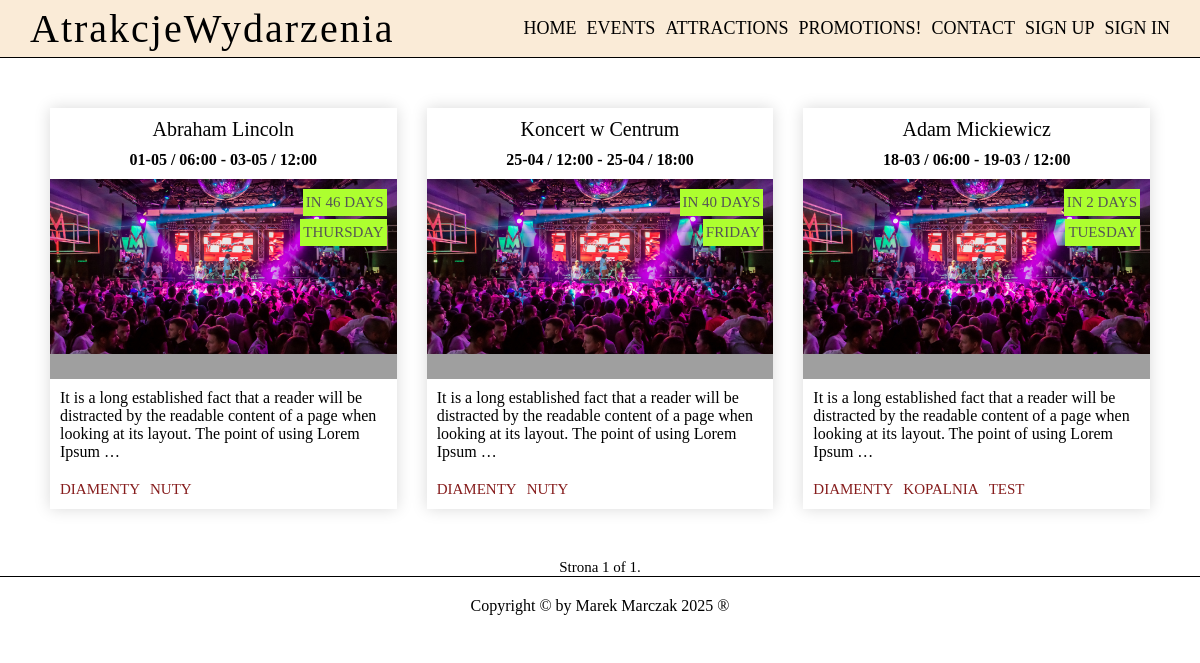
Screenshot of /events/ with the database file from the repository.
### mainapp/models.py (models this page shows, shortened)
class Event(models.Model):
    class Status(models.TextChoices):
        DRAFT = 'DF', 'Draft'
        PUBLISHED = 'PB', 'Published'
    class PubPriv(models.TextChoices):
        PUBLIC = 'PB', 'Public'
        PRIVATE = 'PV', 'Private'
    name = models.CharField(max_length=200)
    slug = models.SlugField(max_length=200)
    city = models.CharField(max_length=70, null=False, blank=False)
    country = models.CharField(max_length=70)
    longitude = models.FloatField(default=111.111)
    latitude = models.FloatField(default=111.111)
    description = models.TextField(max_length=3000)
    publish = models.DateTimeField(default=timezone.now)
    created_on = models.DateTimeField(auto_now_add=True)
    updated_on = models.DateTimeField(auto_now=True)
    start_date = models.DateTimeField(default=timezone.now)
    end_date = models.DateTimeField(default=timezone.now)
    status = models.CharField(max_length=2, choices=Status.choices, default=Status.DRAFT)
    public_private = models.CharField(max_length=2, choices=PubPriv.choices, default=PubPriv.PUBLIC)
    created_by = models.ForeignKey(User, on_delete=models.CASCADE, related_name='event_posts')
    tags = TaggableManager()
    objects = models.Manager() # default manager
    published = PublishedManager() # non standard manager
    class Meta:
        ordering = ['-publish']
        indexes = [
            models.Index(fields=['-publish']),
        ]
    def get_absolute_url(self):
        return reverse("mainapp:event_details", kwargs={"pk": self.pk})

### mainapp/views.py (the view)
# urls.py: path('events/', views.events, name='events'),
def events(request, tag_slug=None):
    templateFileName = 'mainapp/events/events.html'
    events_list = Event.published.all()
    paginator = Paginator(events_list, 3)
    page_number = request.GET.get('page', 1)
    events = paginator.page(page_number)
    tag = None
    time_now = timezone.now
    if tag_slug:
        tag = get_object_or_404(Tag, slug=tag_slug)
        events = events_list.filter(tags__in=[tag])
    context = {
        'events': events,
        'tag': tag,
        'time_now': time_now,
    }
    return render(request, templateFileName, context)

### mainapp/models.py (called while the page is built)
    def get_queryset(self):
        return super().get_queryset().filter(status=Event.Status.PUBLISHED)

### mainapp/templatetags/mainapp_tags.py (called while the page is built)
@register.simple_tag
def substract(a, b):
    return int(a) - int(b)

### mainapp/templates/mainapp/events/events.html (shortened to what this page needs)
{% extends "mainapp/base.html" %}
{% load static %}
{% load mainapp_tags %}
{%block content %}
<div class="events">
	{% for event in events %}
	<div class="events__event">
		<a href="{{event.get_absolute_url }}">
			<div class="events__event__top">
				<p class="events__event__top__title">{{ event.name }}</p>
				{% if event.start_date.date|date:'Y' == time_now.date|date:'Y' %}
					<span class="events__event__top__date">{{ event.start_date|date:'d-m / H:i' }} - {{event.end_date|date:'d-m / H:i'}}</span>
				{% else %}
					<span class="events__event__top__date">{{ event.start_date|date:'d-m-Y - H:i' }} / {{event.end_date|date:'d-m-Y - H:i'}}</span>
				{% endif %}
			</div>
			<div class="events__event__img">
				<img src="{% static 'images/klub.jpg' %}" alt="">
				<span class="events__event__timeuntil">IN {% substract event.start_date.date|date:'z' time_now.date|date:'z' %} DAYS</span>
				<span class="events__event__monthday">{{ event.start_date.date|date:'l' }}</span>
			</div>
			<p class="events__event__description">
				{{ event.description|truncatewords_html:30 }}
			</p>
		</a>
		<div class="events__event__tags">
			{% for tag in event.tags.all %}
				<a href="{% url 'mainapp:events_by_tag' tag.slug %}">{{ tag.name }}</a>
			{% endfor %}
		</div>
	</div>
	{% endfor %}
</div>
{% include "mainapp/pagination.html" with page=events %}
{% endblock content %}

### mainapp/templates/mainapp/base.html (shortened to what this page needs)
<!DOCTYPE html>
{% load static %}
<html lang="en">
<head>
    <link rel="stylesheet" href="{% static '/css/style.css' %}">
</head>
<body>
    {% include "mainapp/navbar.html" %}
    {% block content %}
    {% endblock content %}
    {% include "mainapp/footer.html" %}
</body>
</html>

### mainapp/templates/mainapp/navbar.html
<nav class="nav">
    <p class="nav__logo">
        <a href="{% url 'mainapp:home' %}">
        AtrakcjeWydarzenia</a>
    </p>
    <ul class="nav__links">
        <li class="nav__links__link"><a href="{% url 'mainapp:home' %}">Home</a></li>
        <li class="nav__links__link"><a href="{% url 'mainapp:events' %}">Events</a></li>
        <li class="nav__links__link"><a href="{% url 'mainapp:attractions' %}">Attractions</a></li>
        <li class="nav__links__link"><a href="#">Promotions!</a></li>
        <li class="nav__links__link"><a href="#">Contact</a></li>
        <li class="nav__links__link"><a href="#">Sign Up</a></li>
        <li class="nav__links__link"><a href="#">Sign In</a></li>
    </ul>
</nav>

### mainapp/templates/mainapp/pagination.html (shortened to what this page needs)
<div class="pagination">
    <span class="step-links">
        <span class="current">
            Strona {{page.number}} of {{page.paginator.num_pages}}.
        </span>
    </span>
</div>

### mainapp/templates/mainapp/footer.html
<footer>
    Copyright &copy; by Marek Marczak 2025 &reg;
</footer>

### mainapp/static/css/style.css (style rules this page uses)
* { margin: 0; padding: 0; box-sizing: border-box; }
html { font-size: 62.5%; }
.pagination { text-align: center; font-size: 1.5rem; }
footer { padding: 2rem; border-top: 1px solid black; font-size: 1.6rem; text-align: center; }

### rows the page displays
Event: name "Abraham Lincoln", start_date "01-05 / 06:00", end_date "03-05 / 12:00", start_date "46", start_date "THURSDAY", description "It is a long established fact that a reader will be distracted by the readable content of a page when looking at its layout. The point of using Lorem Ipsum …"
Tag: name "DIAMENTY"
Tag: name "NUTY"
Event: name "Koncert w Centrum", start_date "25-04 / 12:00", end_date "25-04 / 18:00", start_date "40", start_date "FRIDAY", description "It is a long established fact that a reader will be distracted by the readable content of a page when looking at its layout. The point of using Lorem Ipsum …"
Event: name "Adam Mickiewicz", start_date "18-03 / 06:00", end_date "19-03 / 12:00", start_date "2", start_date "TUESDAY", description "It is a long established fact that a reader will be distracted by the readable content of a page when looking at its layout. The point of using Lorem Ipsum …"
Tag: name "KOPALNIA"
Tag: name "TEST"

### other values shown
{{ page.number }} "1"
{{ page.paginator.num_pages }} "1"
